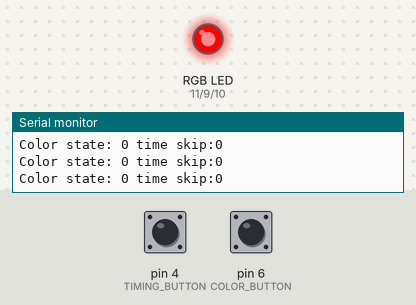
Simulated run of this sketch. Board: Arduino Uno, built with avr-gcc and run on an emulated ATmega328P. Shown: an RGB LED mixed from three pins (HIGH = lit), the last lines printed to the serial monitor. Dashed ring = blinking. The inputs (shaded band) are chosen by the test bench; at power-on: pin 4 (TIMING_BUTTON) LOW, pin 6 (COLOR_BUTTON) LOW.

Above: at 1.2 s.
1.3 s: pin 4 (TIMING_BUTTON) pulled HIGH for 0.15 s
At 1.7 s:
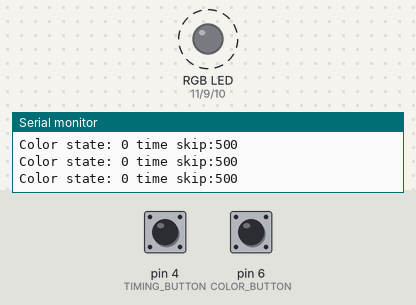
4.4 s: pin 6 (COLOR_BUTTON) pulled HIGH for 0.15 s
At 5.4 s:
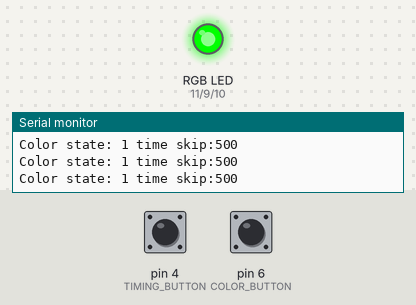
7.5 s: pin 6 (COLOR_BUTTON) pulled HIGH for 1 s
At 8.6 s:
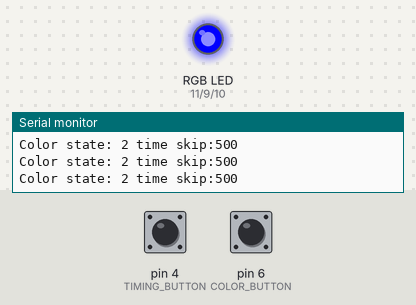
11.5 s: pin 6 (COLOR_BUTTON) pulled HIGH for 0.15 s
At 12.8 s:
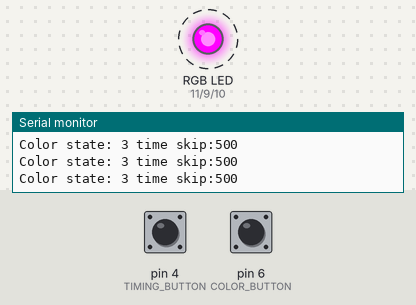
14.6 s: pin 6 (COLOR_BUTTON) pulled HIGH for 3.2 s
At 16.0 s:
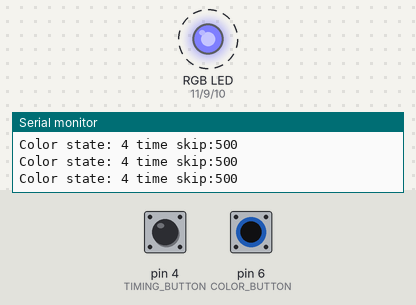
19.3 s: pin 6 (COLOR_BUTTON) pulled HIGH for 0.15 s
Timing chart, 0 to 23.4 s (numbered marks = the images above; inputs shaded):
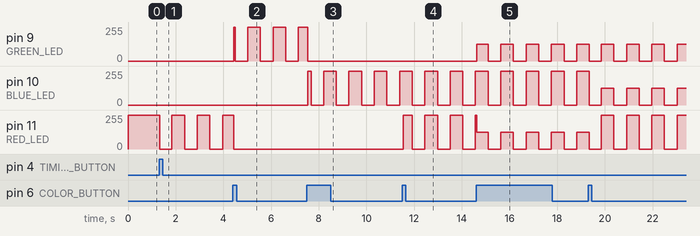

The sketch:

Non_blocking_polling_LED.ino
```cpp
/*
9/17/2025
Eric Chor


This program has a blinking RGB LED which toggles on
and off at regular intervals. There are two buttons,
one button changes the color of the RGB LED, cycling
between 8 different options; the other button changes
the interval for when the RGB LED turns off and on.
*/
const int RED_LED = 11;
const int GREEN_LED = 9;
const int BLUE_LED = 10;
const int COLOR_BUTTON = 6;
const int TIMING_BUTTON = 4;
const int RX = 0;
const int TX = 1;


enum COLORS{
  red,
  green,
  blue,
  purple,
  teal,
  orange,
  white,
  clear
};


//set values for each RGB LED
void set_LED(int RED, int GREEN, int BLUE){
  analogWrite(RED_LED, RED);
  analogWrite(GREEN_LED, GREEN);
  analogWrite(BLUE_LED, BLUE);
}


//debounces button by delaying 25 ms when button is pressed
bool debounce(int button, bool last_state){
  if(digitalRead(button) != last_state){
    delay(25);
  }
  //Serial.print("last:");
  //Serial.print(last_state);
  //Serial.print(" current: ");
  //Serial.println(digitalRead(button));
  return digitalRead(button);
}


//switch statement to change between different colors
void LED_COLOR (int color){
  //Serial.print("set color:");
  //Serial.println(color);
  switch (color){
    case red:
      set_LED(255,0,0);
      break;
    case green:
      set_LED(0,255,0);
      break;
    case blue:
      set_LED(0,0,255);
      break;
    case purple:
      set_LED(255,0,255);
      break;
    case teal:
      set_LED(127,127,255);
      break;
    case orange:
      set_LED(255,127,127);
      break;
    case white:
      set_LED(255,255,255);
    case clear:
      set_LED(0,0,0);
      break;
  }

}


int color_state = 0;
bool color_last = false;
bool timing_last = false;
bool light_state_on = true;
int current_limit_ms = 0;
//timer to create non-blocking delay
unsigned long last_timer = millis();


void setup()
{
  pinMode(RED_LED, OUTPUT);
  pinMode(GREEN_LED, OUTPUT);
  pinMode(BLUE_LED, OUTPUT);

  pinMode(COLOR_BUTTON, INPUT);
  pinMode(TIMING_BUTTON, INPUT);
  Serial.begin(9600);
  LED_COLOR(color_state);
}

void loop()
{
  //whenever color button pressed: debounce button and increment state, if at the end of the states, cycle back
  if(digitalRead(COLOR_BUTTON) && (color_last==false)){
      if(debounce(COLOR_BUTTON,color_last) != color_last)
        if(color_state <7)
        color_state ++;
        else
          color_state = 0;

      }

  //whenever timing button pressed: debounce button and increment state, if at the end of the states, cycle back
  if(digitalRead(TIMING_BUTTON) && (timing_last==false)){
      if(debounce(TIMING_BUTTON,timing_last) != timing_last)
        if(current_limit_ms < 2500)
        current_limit_ms += 500;
        else
          current_limit_ms = 0;

      }

  //if the LED is supposed to be blinking turn the LED on and off using a timer
  if(current_limit_ms != 0){
    if((millis()-last_timer) > current_limit_ms){
      light_state_on = !light_state_on;
      last_timer = millis();
    }
  } else {
      light_state_on = true;
  }

  //if the LED is supposed to be on write the values to LEDs based on the color state otherwise turn off all LEDs
  if(light_state_on){
    LED_COLOR(color_state);
  } else {
    LED_COLOR(clear);
  }

  //change last state of the buttons
  color_last = digitalRead(COLOR_BUTTON);
  timing_last = digitalRead(TIMING_BUTTON);

  // Serial.print("color : ");
  // Serial.print(digitalRead(COLOR_BUTTON));
  // Serial.print(" timing: ");
  // Serial.println(digitalRead(TIMING_BUTTON));

  //prints color state to the console for debugging
  Serial.print("Color state: ");
  Serial.print(color_state);
  //Serial.print("color last: ");
  //Serial.println(color_last);


  //prints time interval to console for debugging
  Serial.print(" time skip:");
  Serial.println(current_limit_ms);

  //delay 10 ms to save cpu resources
  delay(10);
}
```

Measured:
- after the input at 1.3 s, pin 11 (RED_LED): alternates 255/255 for 0.53 s and 0/255 for 0.53 s, starting at once
- after the input at 4.4 s, pin 9 (GREEN_LED): 0/255 → 255/255 at once, then repeats every 1.1 s: 0/255 0.53 s, 255/255 0.53 s
- after the input at 7.5 s, pin 10 (BLUE_LED): 0/255 → 255/255 after 0.05 s, then repeats every 1.1 s: 0/255 0.53 s, 255/255 0.53 s
- after the input at 11.5 s, pin 11 (RED_LED): 0/255 → 255/255 at once, then repeats every 1.1 s: 0/255 0.53 s, 255/255 0.53 s
- after the input at 14.6 s, pin 9 (GREEN_LED): alternates 127/255 for 0.53 s and 0/255 for 0.53 s, starting at once
